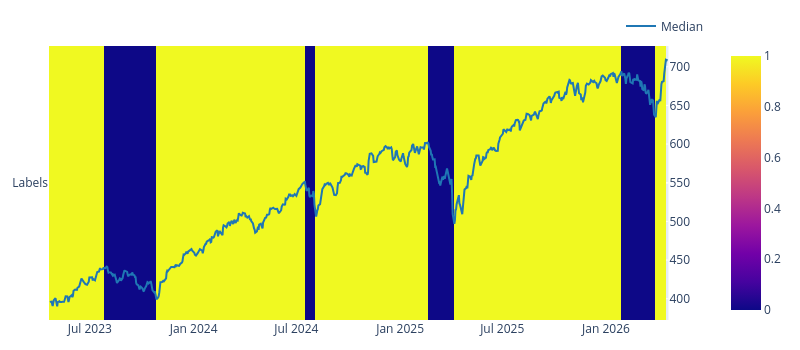

Source (notebook cell):
### Markdown cell above
Although the backtest gave us good news for the Solana strategy, is it a fairytale? Did we overfit to the training data?
The performance is suspiciously good, we may have overfit to the training data. We simulate portfolios using this strategy with the optimal parameter combination in different market regimes, and gather the same metrics.
For simplicty, if the S&P 500 is in an uptrend, we consider this a bull-market, and vice-versa.

### Code cell
symbol='SPY'
trendlb_conf = {}
trendlb_conf['up_th'] = 0.1
trendlb_conf['down_th'] = 0.09

trendlb = benchmarks.run("trendlb", trendlb_conf['up_th'], trendlb_conf['down_th'])
sym_trend = trendlb.select_col((trendlb_conf['up_th'], trendlb_conf['down_th'], symbol))
sym_trend.plot().show()

### Figure 1 — Plotly figure (JSON) as saved in the notebook; plotly's stock layout.template omitted (floating-point values rounded to 4 significant figures; data arrays with more than 128 entries replaced by an {"elided": "..."} marker saying what was removed)
{"data": [{"colorscale": [[0, "#0d0887"], [0.1111, "#46039f"], [0.2222, "#7201a8"], [0.3333, "#9c179e"], [0.4444, "#bd3786"], [0.5556, "#d8576b"], [0.6667, "#ed7953"], [0.7778, "#fb9f3a"], [0.8889, "#fdca26"], [1, "#f0f921"]], "hoverongaps": false, "type": "heatmap", "x": {"elided": "751 str values"}, "y": ["Labels"], "z": {"elided": "1x751 int values"}}, {"line": {"color": "#1f77b4"}, "mode": "lines", "name": "Median", "showlegend": true, "type": "scatter", "x": {"elided": "751 str values"}, "xaxis": "x", "y": {"elided": "751 float values"}, "yaxis": "y2"}], "layout": {"height": 350, "legend": {"orientation": "h", "traceorder": "normal", "x": 1, "xanchor": "right", "y": 1.02, "yanchor": "bottom"}, "margin": {"b": 30, "l": 30, "r": 30, "t": 30}, "width": 800, "xaxis": {"anchor": "y", "domain": [0, 0.94]}, "yaxis": {"anchor": "x", "domain": [0, 1], "type": "category"}, "yaxis2": {"anchor": "x", "overlaying": "y", "side": "right"}}}
